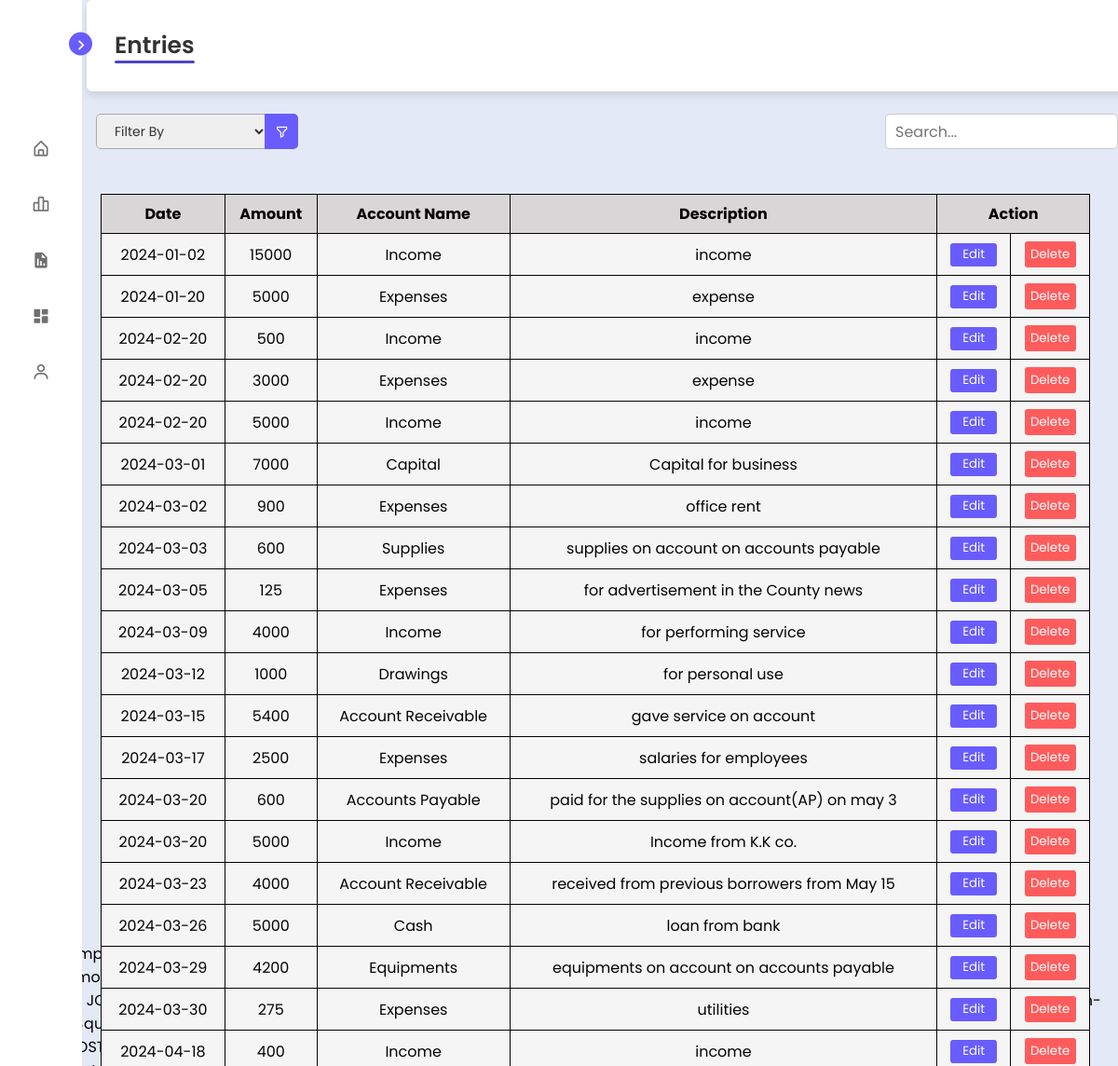
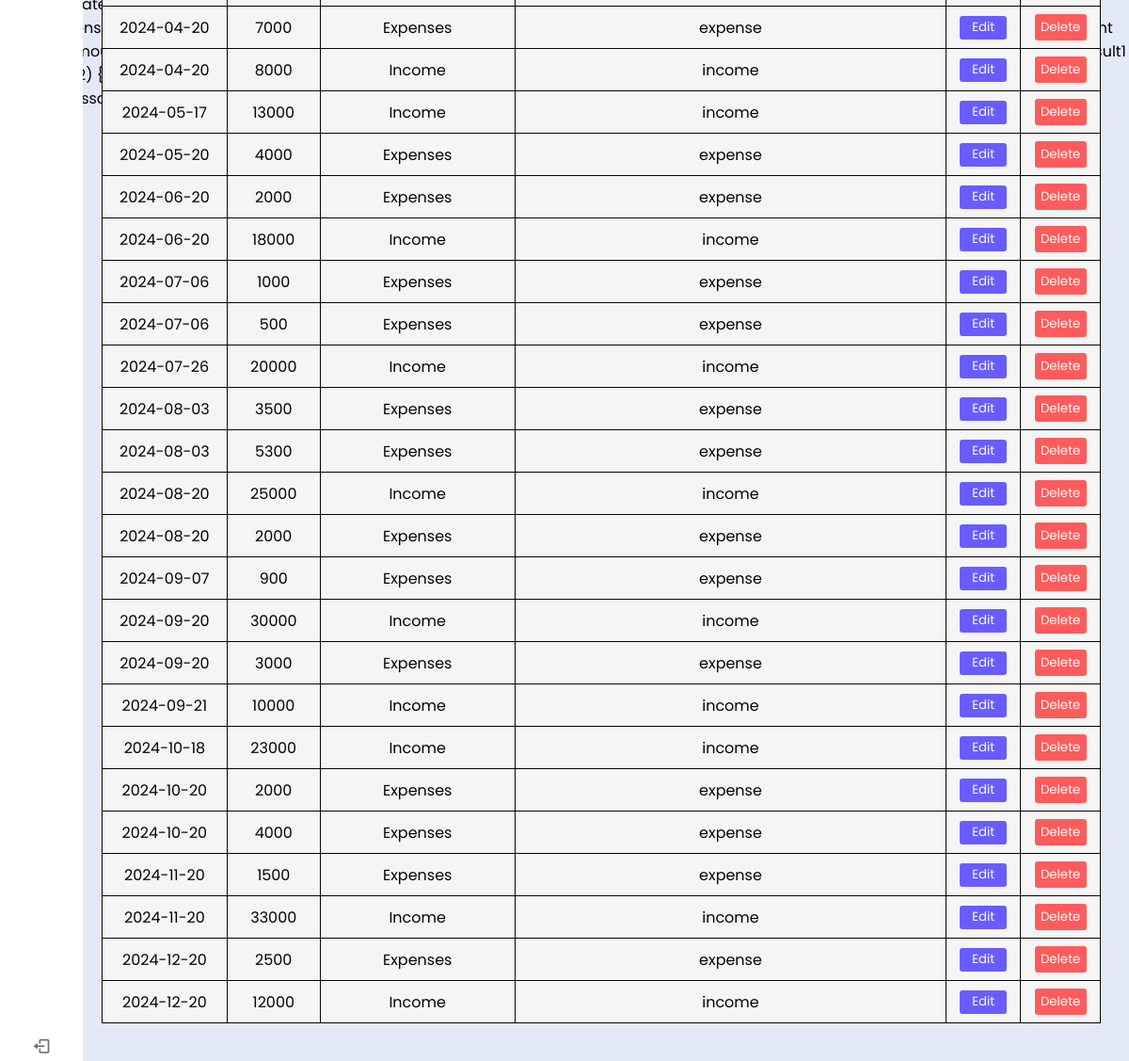
Screenshot of /entries.php (signed in) with the database file from the repository (2 pictures, top to bottom).
### tables this page shows
CREATE TABLE `transactions` (
  `tAccCode` varchar(11) NOT NULL,
  `tNo` int(11) NOT NULL,
  `tDate` date NOT NULL,
  `tType` char(1) NOT NULL,
  `tuID` int(11) NOT NULL
);

CREATE TABLE `details` (
  `dTNo` int(11) NOT NULL,
  `dID` int(11) NOT NULL,
  `dAccCode` varchar(11) NOT NULL,
  `amount` int(11) NOT NULL,
  `description` varchar(50) NOT NULL
);

CREATE TABLE `accountsname` (
  `accCode` varchar(10) NOT NULL,
  `acatID` int(11) NOT NULL,
  `accName` varchar(20) NOT NULL
);

### entrycon.php (called while the page is built, shortened)
<?php
global $conn;
function userID() {
    global $userID;
    if (!isset($_SESSION['userID'])) {
        header("location:login.php");
        die();
    } else {
        $userID = $_SESSION["userID"];
    }
    return $userID;
}
function data_display() {
    global $conn;
    $user = userID();
    $query = "SELECT t.tNo, t.tDate, d.amount, acnameT.accName, d.description
              FROM transactions t
              INNER JOIN details d ON t.tNo = d.dTNo
              JOIN accountsname acnameT ON acnameT.accCode = t.tAccCode
              WHERE t.tuID = '$user'
              ORDER BY t.tDate";
    $result = mysqli_query($conn, $query);
    return $result;
}
?>

### entries.php (the view, shortened to what this page needs)
<?php
require_once 'entrycon.php';
$res = data_display();
include("header.php");
include("footer.php");
?>
<section class="home">
    <div class="container">
        <header class="running-underline">Entries</header>
    </div>
    <div class="forms">
        <form action="" method="post">
            <div class="fields">
                <div class="custom-search-container">
                    <select id="sector" name="sector">
                        <option value="" disabled selected>Filter By</option>
                    </select>
                    <button type="filter"><i class='bx bx-filter-alt'></i></button>
                    <input type="text" name="search" id="type" class="custom-search-input" placeholder="Search..." autocomplete="off">
                </div>
            </div>
        </form>
    </div>
    <form action="" method="post">
        <?php if ($res && mysqli_num_rows($res) > 0): ?>
            <div class="form first">
                <div class="table-container">
                    <table id="entry" class="my">
                        <thead>
                            <th> Date </th>
                            <th>Amount</th>
                            <th>Account Name</th>
                            <th>Description</th>
                            <th colspan="2">Action</th>
                        </thead>
                        <tbody id="table-data">
                            <?php while($row = mysqli_fetch_assoc($res)){
                                $id = $row['tNo'];
                                $date = $row['tDate'];
                                $des = $row['description'];
                                $acc = $row['accName'];
                                if($row['amount']<0)
                                {
                                    $amount = -1*$row['amount'];
                                }
                                else
                                {
                                    $amount = $row['amount'];
                                }
                                echo'<tr>
                                <td id=""> '.$date.'</td>
                                <td id="table-row">'.$amount.'</td>
                                <td id="table-row">'.$acc.'</td>
                                <td id="table-row">'.$des.'</td>
                                <td><button type="edit"><a href="edit.php?editid= '.$id.'">Edit</a></button></td>
                                <td><button type="delete"><a href="javascript:void()" onClick="chkalert('.$id.')">Delete</a></button></td>
                                </tr>
                                ';
                            }
                            ?>
                        </tbody>
                    </table>
                </div>
            </div>
        <?php else: ?>
            <p style="color: red; margin-left: 55px"><b>No data available.</b></p>
        <?php endif; ?>
    </form>
</section>

### header.php (shortened to what this page needs)
<!DOCTYPE html>
<html lang="en">
<head>
  <link rel="stylesheet" href="home.css">
  <link href='https://unpkg.com/boxicons@2.1.1/css/boxicons.min.css' rel='stylesheet'>
</head>
<body onload="toggleFields()">
  <nav class="sidebar close">
    <header>
      <i class='bx bx-chevron-right toggle'></i>
    </header>
    <div class="menu-bar">
      <div class="menu">
        <ul class="menu-links">
          <li class="nav-link">
            <a href="home.php">
              <i class='bx bx-home-alt icon'></i>
            </a>
          </li>
          <li class="nav-link">
            <a href="entries.php">
              <i class='bx bx-bar-chart-alt-2 icon'></i>
            </a>
          </li>
          <li class="nav-link">
            <a class="g" href="report.php">
                <i  class='bx bxs-report icon'></i>
            </a>
          </li>
          <li class="nav-link">
            <a   href="dashboard.php">
                 <i class='bx bxs-dashboard icon' ></i>
            </a>
          </li>
          <li class="nav-link">
            <a href="profile.php">
              <i class='bx bx-user icon' ></i>
            </a>
          </li>
        </ul>
      </div>
      <div class="bottom-content">
        <li class="">
          <a href="#" onclick="showLogoutPopup()">
            <i class='bx bx-log-out icon'></i>
          </a>
        </li>
      </div>
    </div>
  </nav>

### footer.php (shortened to what this page needs)
</body>
</html>

### rows the page displays
transactions: tDate "2024-01-02", details.amount "15000", tAccCode.accName "Income", details.description "income"
transactions: tDate "2024-01-20", details.amount "5000", tAccCode.accName "Expenses", details.description "expense"
transactions: tDate "2024-02-20", details.amount "500", tAccCode.accName "Income", details.description "income"
transactions: tDate "2024-02-20", details.amount "3000", tAccCode.accName "Expenses", details.description "expense"
transactions: tDate "2024-02-20", details.amount "5000", tAccCode.accName "Income", details.description "income"
transactions: tDate "2024-03-01", details.amount "7000", tAccCode.accName "Capital", details.description "Capital for business"
transactions: tDate "2024-03-02", details.amount "900", tAccCode.accName "Expenses", details.description "office rent"
transactions: tDate "2024-03-03", details.amount "600", tAccCode.accName "Supplies", details.description "supplies on account on accounts payable"
transactions: tDate "2024-03-05", details.amount "125", tAccCode.accName "Expenses", details.description "for advertisement in the County news"
transactions: tDate "2024-03-09", details.amount "4000", tAccCode.accName "Income", details.description "for performing service"
transactions: tDate "2024-03-12", details.amount "1000", tAccCode.accName "Drawings", details.description "for personal use"
transactions: tDate "2024-03-15", details.amount "5400", tAccCode.accName "Account Receivable", details.description "gave service on account"
transactions: tDate "2024-03-17", details.amount "2500", tAccCode.accName "Expenses", details.description "salaries for employees"
transactions: tDate "2024-03-20", details.amount "600", tAccCode.accName "Accounts Payable", details.description "paid for the supplies on account(AP) on may 3"
transactions: tDate "2024-03-20", details.amount "5000", tAccCode.accName "Income", details.description "Income from K.K co."
transactions: tDate "2024-03-23", details.amount "4000", tAccCode.accName "Account Receivable", details.description "received from previous borrowers from May 15"
transactions: tDate "2024-03-26", details.amount "5000", tAccCode.accName "Cash", details.description "loan from bank"
transactions: tDate "2024-03-29", details.amount "4200", tAccCode.accName "Equipments", details.description "equipments on account on accounts payable"
transactions: tDate "2024-03-30", details.amount "275", tAccCode.accName "Expenses", details.description "utilities"
transactions: tDate "2024-04-18", details.amount "400", tAccCode.accName "Income", details.description "income"
transactions: tDate "2024-04-20", details.amount "7000", tAccCode.accName "Expenses", details.description "expense"
transactions: tDate "2024-04-20", details.amount "8000", tAccCode.accName "Income", details.description "income"
transactions: tDate "2024-05-17", details.amount "13000", tAccCode.accName "Income", details.description "income"
transactions: tDate "2024-05-20", details.amount "4000", tAccCode.accName "Expenses", details.description "expense"
transactions: tDate "2024-06-20", details.amount "2000", tAccCode.accName "Expenses", details.description "expense"
transactions: tDate "2024-06-20", details.amount "18000", tAccCode.accName "Income", details.description "income"
transactions: tDate "2024-07-06", details.amount "1000", tAccCode.accName "Expenses", details.description "expense"
transactions: tDate "2024-07-06", details.amount "500", tAccCode.accName "Expenses", details.description "expense"
transactions: tDate "2024-07-26", details.amount "20000", tAccCode.accName "Income", details.description "income"
transactions: tDate "2024-08-03", details.amount "3500", tAccCode.accName "Expenses", details.description "expense"
transactions: tDate "2024-08-03", details.amount "5300", tAccCode.accName "Expenses", details.description "expense"
transactions: tDate "2024-08-20", details.amount "25000", tAccCode.accName "Income", details.description "income"
transactions: tDate "2024-08-20", details.amount "2000", tAccCode.accName "Expenses", details.description "expense"
transactions: tDate "2024-09-07", details.amount "900", tAccCode.accName "Expenses", details.description "expense"
transactions: tDate "2024-09-20", details.amount "30000", tAccCode.accName "Income", details.description "income"
transactions: tDate "2024-09-20", details.amount "3000", tAccCode.accName "Expenses", details.description "expense"
transactions: tDate "2024-09-21", details.amount "10000", tAccCode.accName "Income", details.description "income"
transactions: tDate "2024-10-18", details.amount "23000", tAccCode.accName "Income", details.description "income"
transactions: tDate "2024-10-20", details.amount "2000", tAccCode.accName "Expenses", details.description "expense"
transactions: tDate "2024-10-20", details.amount "4000", tAccCode.accName "Expenses", details.description "expense"
transactions: tDate "2024-11-20", details.amount "1500", tAccCode.accName "Expenses", details.description "expense"
transactions: tDate "2024-11-20", details.amount "33000", tAccCode.accName "Income", details.description "income"
transactions: tDate "2024-12-20", details.amount "2500", tAccCode.accName "Expenses", details.description "expense"
transactions: tDate "2024-12-20", details.amount "12000", tAccCode.accName "Income", details.description "income"
